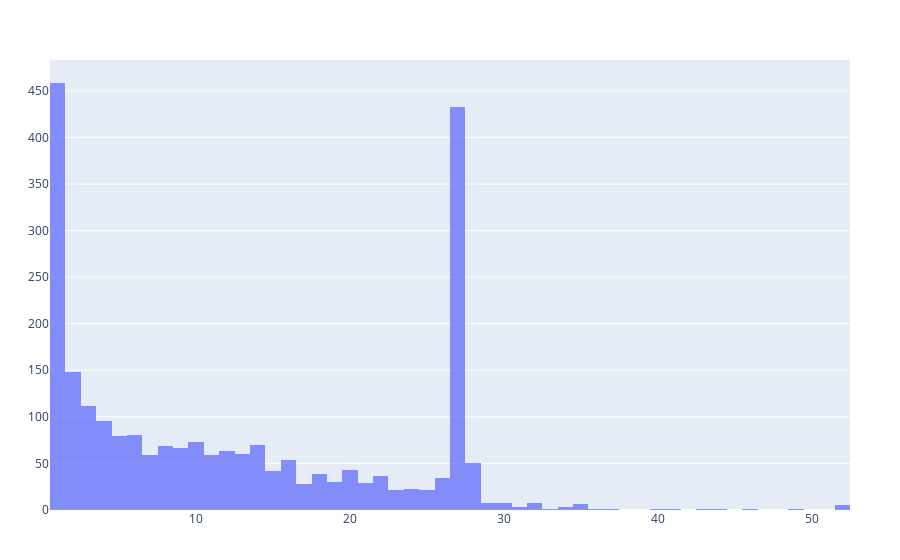

Notebook cell for this chart:
### Code cell
plotT = PlotlyJS.histogram(x=treatment[:,2], opacity=0.75)
PlotlyJS.plot(plotT)

### Figure 1 — Plotly figure (JSON) as saved in the notebook; plotly's stock layout.template omitted (floating-point values rounded to 4 significant figures; data arrays with more than 128 entries replaced by an {"elided": "..."} marker saying what was removed)
{"data": [{"opacity": 0.75, "type": "histogram", "x": {"elided": "2428 int values"}}], "layout": {"margin": {"b": 50, "l": 50, "r": 50, "t": 60}}}
